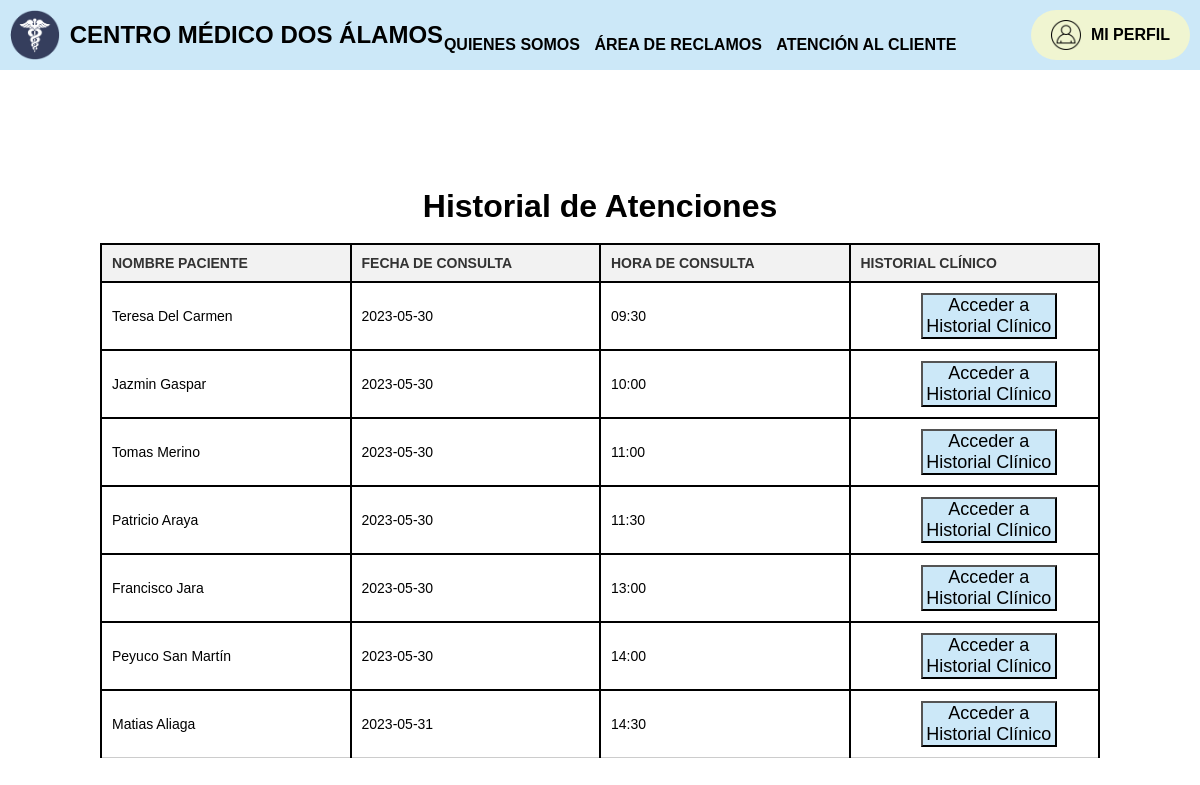
The page / on the database its author committed.
### app/models.py (models this page shows, shortened)
class Cita(models.Model):
    fecha = models.CharField(max_length=30)
    hora = models.CharField(max_length=30)
    paciente = models.ForeignKey(Paciente, on_delete=models.PROTECT)
    medico = models.ForeignKey(Medico, on_delete=models.PROTECT)
    descripcion = models.TextField()

class Paciente(models.Model):
    nombre = models.CharField(max_length=50)
    apellidos = models.CharField(max_length=100)
    sexo = models.CharField(max_length=50)
    edad = models.IntegerField()
    def __str__(self):
        return self.nombre

### app/views.py (the view)
# urls.py: path('', home, name="home"),
def home(request):
    pacientes = Paciente.objects.all()
    cita = Cita.objects.all()
    data = {
        'pacientes': pacientes,
        'cita': cita
    }
    return render(request, 'app/home.html', data)

### app/templates/app/home.html (shortened to what this page needs)
{% extends 'app/base.html' %}
{% load static %}
{% block css %}
<link rel="stylesheet" href="{% static 'app/css/nav.css' %}">
<link rel="stylesheet" href="{% static 'app/css/tabla.css' %}">
{% endblock %}
{% block contenido %}
<div class="table-container">
    <div class="table-wrapper">
        <div class="table-responsive">
            <br>
            <h1>Historial de Atenciones</h1>
            <br>
            <table class="table">
                <thead>
                    <tr>
                        <th>Nombre Paciente</th>
                        <th>Fecha de consulta</th>
                        <th>Hora de Consulta</th>
                        <th>Historial Clínico</th>
                    </tr>
                </thead>
                <tbody>
                    {% for c in cita %}
                    <tr>
                        <td>{{ c.paciente | capfirst }} {{ c.paciente.apellidos | capfirst }}</td>
                        <td>{{ c.fecha }}</td>
                        <td>{{ c.hora }}</td>
                        <td><button type="button" class="btn" style="width: 60%; margin-left: 60px;">
                                <a href="" style="font-size: 18px;">Acceder a Historial
                                    Clínico</a>
                            </button></td>
                    </tr>
                    {% endfor %}
                </tbody>
            </table>
        </div>
    </div>
</div>
<br>
{% endblock %}

### app/templates/app/base.html (shortened to what this page needs)
{% load static %}
<!DOCTYPE html>
<html lang="es">
<head>
  {% block css %}
  {% endblock %}
  <link rel="stylesheet" href="{% static 'app/css/nav.css' %}">
</head>
<body>
  <header>
    <a href="{% url 'home' %}" class="logo">
        <img src="{% static 'img/clinica.png' %}" alt="logo">
        <h2 class="nombre-empresa">CENTRO MÉDICO DOS ÁLAMOS</h2>
    </a>
    <nav>
        <a href="#" class="nav-link">QUIENES SOMOS</a>
        <a href="#" class="nav-link">ÁREA DE RECLAMOS</a>
        <a href="#" class="nav-link">ATENCIÓN AL CLIENTE</a>
        <a href="" class="boton-enlace">
            <span class="contenido-enlace">
                <img src="{% static 'img/perfil.png' %}" class="imagen-enlace">
                <span class="texto-enlace">MI PERFIL</span>
            </span>
        </a>
    </nav>
</header>
  {% block contenido %}
  {% endblock %}
</body>
</html>

### app/static/app/css/nav.css (style rules this page uses)
* { margin: 0; padding: 0; box-sizing: border-box; }
table { color: black; font-size: 14px; table-layout: fixed; border-collapse: collapse; }
th { padding: 20px 15px; font-weight: 700; text-transform: uppercase; }
td { padding: 15px; border-bottom: solid 1px rgba(255, 255, 255, 255); }
tbody tr { cursor: pointer; }
body { font-family: sans-serif; margin: 0; }
a { text-decoration: none; color: black }
header { display: flex; min-height: 70px; background-color: #CCE8F8; justify-content: space-between; align-items: center; padding: 10px; }
.logo { display: flex; align-items: center; }
.logo img { height: 50px; margin-right: 10px; }
nav a { font-weight: 600; padding-right: 10px; }
.boton-enlace { display: inline-block; padding: 10px 20px; background-color: #F0F5D1; color: rgb(0, 0, 0); text-decoration: none; border-radius: 50px; margin-left: 60px; }
.contenido-enlace { display: flex; align-items: center; justify-content: center; }
.texto-enlace { margin-left: 10px; }
.imagen-enlace { width: 30px; }
.table-container { display: flex; justify-content: center; align-items: center; height: 25vh; }
.table-wrapper { width: 100%; max-width: 1000px; transform: translateY(50%); }
.table { width: 100%; border-collapse: collapse; text-align: left; }
.table thead th { background-color: #f2f2f2; color: #333; font-weight: bold; padding: 10px; border-bottom: 1px solid #ccc; }
.table tbody td { padding: 10px; border-bottom: 1px solid #ccc; width: 100%; border-collapse: separate; border-spacing: 0; }
.table-responsive { overflow-x: auto; max-width: 100%; }

### app/static/app/css/tabla.css (style rules this page uses)
table { border-collapse: collapse; width: 80%; }
th, td { border: 2px solid black; padding: 5px; }
h1 { text-align: center; }
button { background-color: #CCE8F8; }

### rows shown on the page
Cita: paciente "Teresa", paciente.apellidos "Del Carmen", fecha "2023-05-30", hora "09:30"
Cita: paciente "Jazmin", paciente.apellidos "Gaspar", fecha "2023-05-30", hora "10:00"
Cita: paciente "Tomas", paciente.apellidos "Merino", fecha "2023-05-30", hora "11:00"
Cita: paciente "Patricio", paciente.apellidos "Araya", fecha "2023-05-30", hora "11:30"
Cita: paciente "Francisco", paciente.apellidos "Jara", fecha "2023-05-30", hora "13:00"
Cita: paciente "Peyuco", paciente.apellidos "San Martín", fecha "2023-05-30", hora "14:00"
Cita: paciente "Matias", paciente.apellidos "Aliaga", fecha "2023-05-31", hora "14:30"
